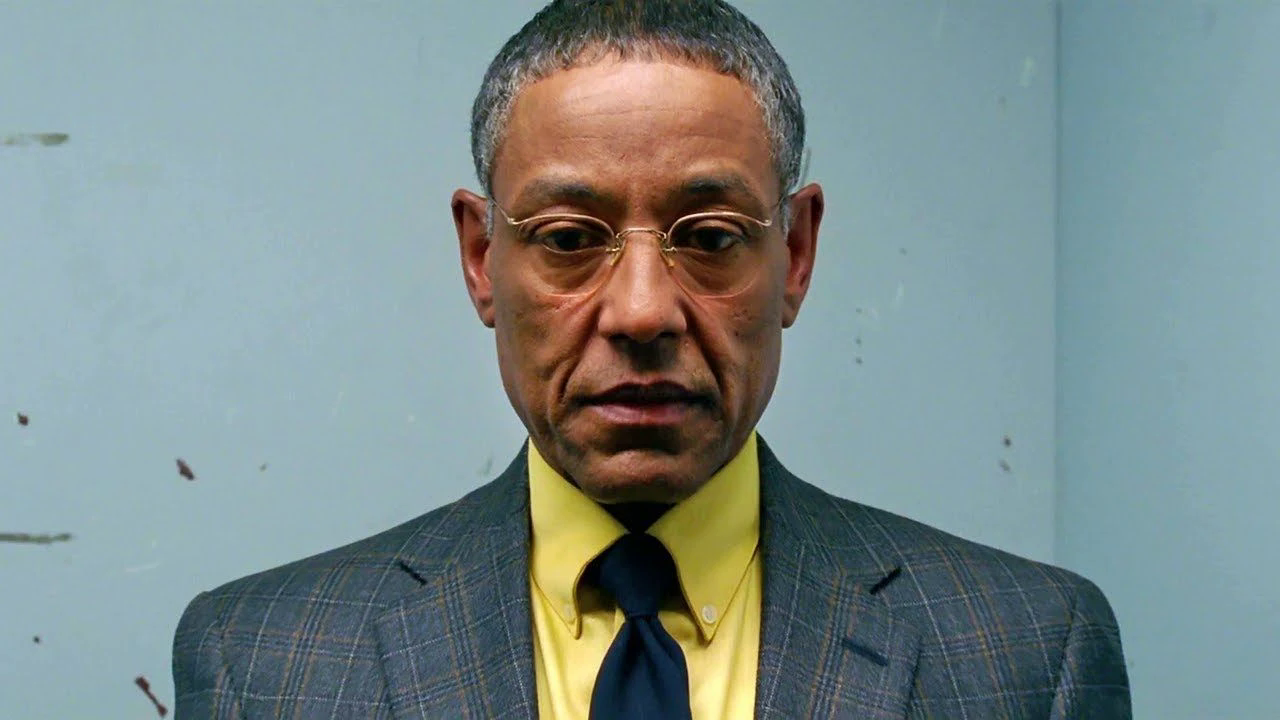
#> input picture thumb/src_gus.png, 1280 x 720 px
$ python make_thumb.py src_gus.png src_gus.png src_gus.png 1.0 5 src_gus.png
#> lines starting #> are read from the running program, lines starting #| are printed output that depends on the picture
# YouTube thumbnail: huge word behind the subject (subject cut out with rembg), film grain, vignette.
# usage: python3 make_thumb.py src.png WORD out.jpg [text_y] [shift_x] [flip]
import sys, os
import numpy as np
from PIL import Image, ImageDraw, ImageFont, ImageFilter, ImageEnhance
from rembg import remove, new_session

src, word, out = sys.argv[1:4]
ty = float(sys.argv[4]) if len(sys.argv) > 4 else .5
sx = int(sys.argv[5]) if len(sys.argv) > 5 else 0
flip = len(sys.argv) > 6 and sys.argv[6] == 'flip'
color = sys.argv[7] if len(sys.argv) > 7 else 'paper'   # paper | red | ink
side = sys.argv[8] if len(sys.argv) > 8 else 'center'   # center | right | left: word only in that part of the frame
W, H = 1280, 720
im = Image.open(src).convert('RGB').resize((W, H), Image.LANCZOS)
#> im is the input picture: PIL image 1280x720 RGB; mean R, G, B 124.8, 140.4, 139.7
if flip: im = im.transpose(Image.FLIP_LEFT_RIGHT)
if sx:  # zoom in just enough to slide the frame without exposing an edge
    z = (W + 2 * abs(sx)) / W; big = im.resize((int(W * z), int(H * z)), Image.LANCZOS); ox = (big.width - W) // 2 - sx; oy = (big.height - H) // 2
#> after `ox = (big.width - W) // 2 - sx`: ox = 0
#> after `oy = (big.height - H) // 2`: oy = 2
    im = big.crop((ox, oy, ox + W, oy + H))
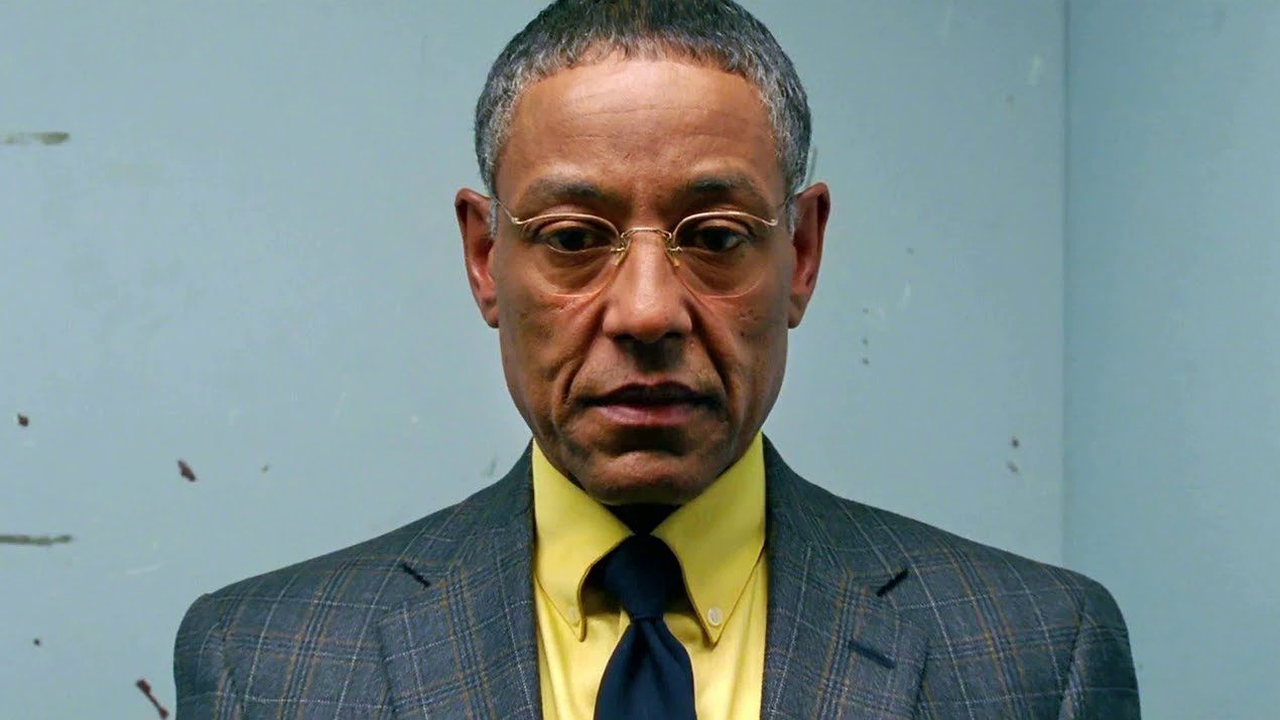
#> im: PIL image 1280x720 RGB; mean R, G, B 124.8, 140.2, 139.5
im = ImageEnhance.Contrast(im).enhance(1.08); im = ImageEnhance.Color(im).enhance(float(os.environ.get('SAT', .9)))

# subject matte (soft edge)
#> (the run stopped early here; a loop or call above may not have finished)
